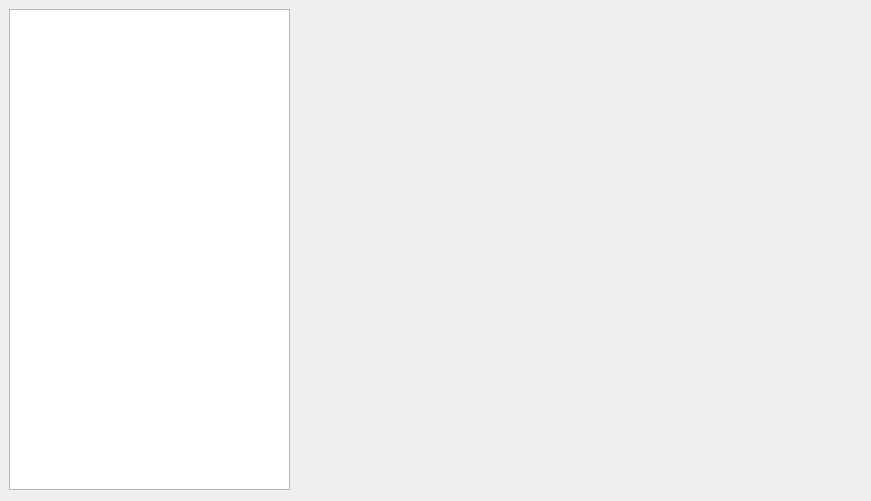
<?xml version="1.0" encoding="UTF-8"?>
<ui version="4.0">
 <class>Dialog</class>
 <widget class="QDialog" name="Dialog">
  <property name="geometry">
   <rect>
    <x>0</x>
    <y>0</y>
    <width>871</width>
    <height>501</height>
   </rect>
  </property>
  <property name="windowTitle">
   <string>View Filtered Timelines...</string>
  </property>
  <widget class="QWidget" name="horizontalLayoutWidget">
   <property name="geometry">
    <rect>
     <x>9</x>
     <y>9</y>
     <width>281</width>
     <height>481</height>
    </rect>
   </property>
   <layout class="QHBoxLayout" name="horizontalLayout">
    <item>
     <widget class="QListWidget" name="filter_list_widget"/>
    </item>
   </layout>
  </widget>
  <widget class="QWidget" name="verticalLayoutWidget">
   <property name="geometry">
    <rect>
     <x>300</x>
     <y>10</y>
     <width>561</width>
     <height>481</height>
    </rect>
   </property>
   <layout class="QVBoxLayout" name="timeline_layout"/>
  </widget>
 </widget>
 <resources/>
 <connections/>
</ui>
